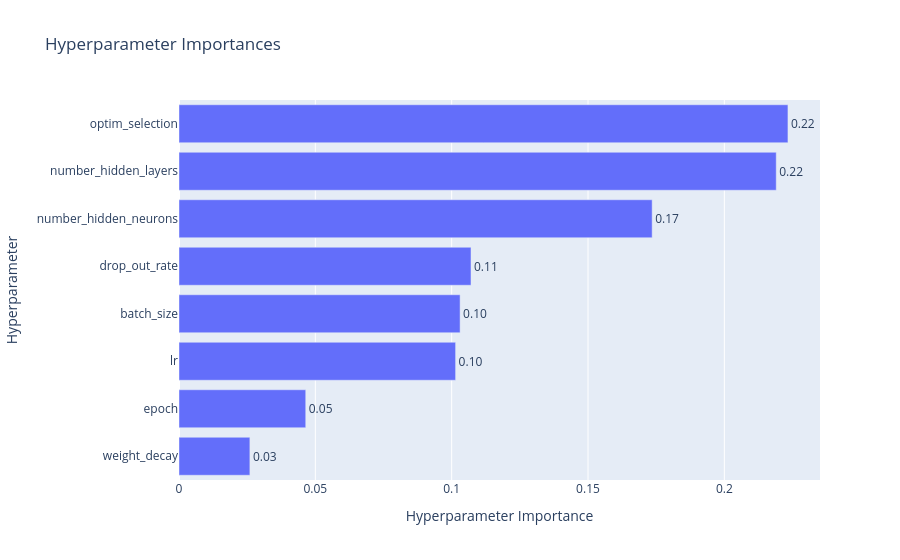

Notebook code cell kept with this figure:
### Code cell
plot_param_importances(study).show()

### Figure 1 — Plotly figure (JSON) as saved in the notebook; plotly's stock layout.template omitted (floating-point values rounded to 4 significant figures)
{"data": [{"cliponaxis": false, "hovertemplate": ["weight_decay (FloatDistribution): 0.02599385954725342<extra></extra>", "epoch (IntDistribution): 0.04648090135760869<extra></extra>", "lr (FloatDistribution): 0.10144486388413251<extra></extra>", "batch_size (CategoricalDistribution): 0.10309314661338667<extra></extra>", "drop_out_rate (FloatDistribution): 0.10709378946892735<extra></extra>", "number_hidden_neurons (IntDistribution): 0.17352882700618347<extra></extra>", "number_hidden_layers (IntDistribution): 0.21903412976837452<extra></extra>", "optim_selection (CategoricalDistribution): 0.22333048235413336<extra></extra>"], "name": "Objective Value", "orientation": "h", "text": ["0.03", "0.05", "0.10", "0.10", "0.11", "0.17", "0.22", "0.22"], "textposition": "outside", "type": "bar", "x": [0.02599, 0.04648, 0.1014, 0.1031, 0.1071, 0.1735, 0.219, 0.2233], "y": ["weight_decay", "epoch", "lr", "batch_size", "drop_out_rate", "number_hidden_neurons", "number_hidden_layers", "optim_selection"]}], "layout": {"title": {"text": "Hyperparameter Importances"}, "xaxis": {"title": {"text": "Hyperparameter Importance"}}, "yaxis": {"title": {"text": "Hyperparameter"}}}}
